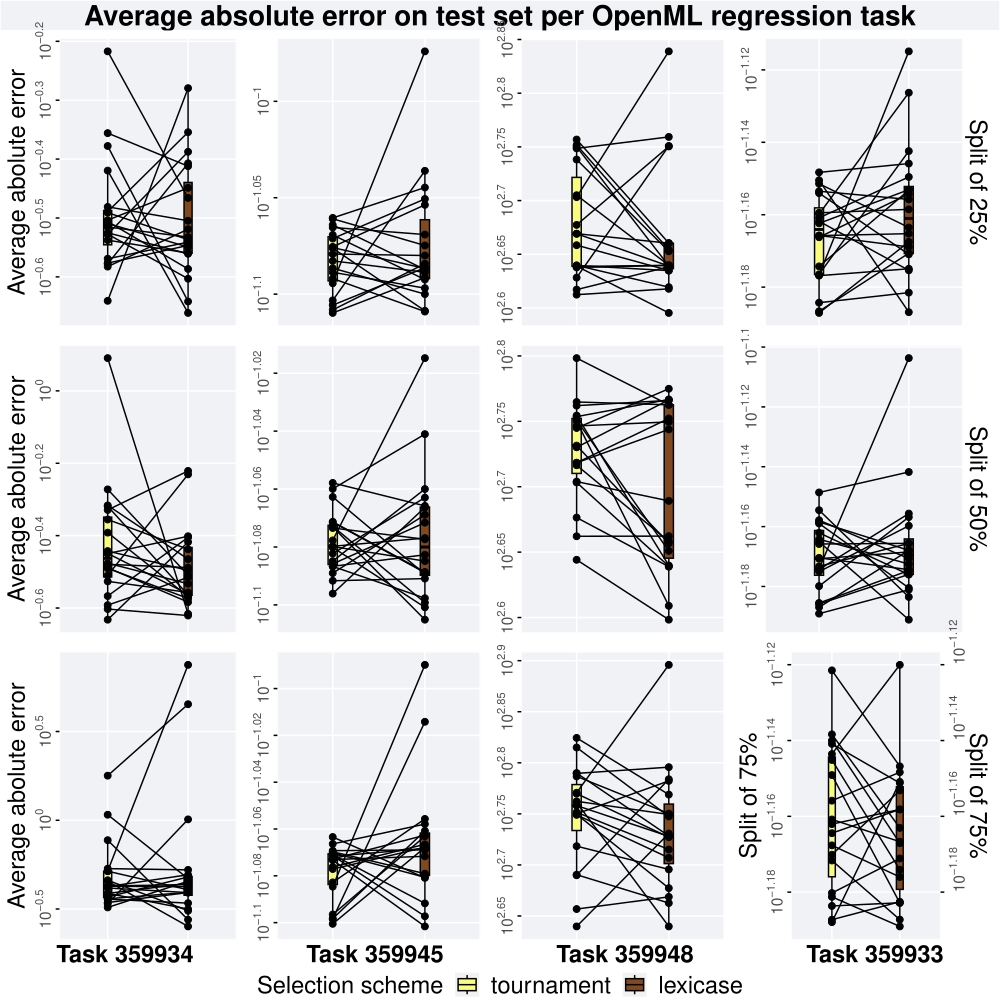

This figure's R source:
# responsibe for generating all figures for holdout approach

rm(list = ls())
setwd('~/Desktop/Repositories/lexidate-variation-analysis/Data-Tools/Vizualizer/Regression/')
cat("\014")

library(ggplot2)
library(cowplot)
library(dplyr)
library(PupillometryR)
library(ggpubr)
library(scales) # to access break formatting functions

NAMES = c('tournament', 'lexicase')
SHAPE <- c(21, 24, 22, 25)
cb_palette <- c('#D81B60', '#1E88E5', '#FFC107', '#004D40')
TSIZE <- 17
REPLICATES <- 30
data_dir <- './'
r_task_id_lists <- c(359934, 359945, 359948, 359933)

p_theme <- theme(
  plot.title = element_text(face = "bold", size = 17, hjust=0.5),
  panel.border = element_blank(),
  panel.grid.minor = element_blank(),
  legend.title=element_text(size=17),
  legend.text=element_text(size=17),
  axis.title = element_text(size=17),
  axis.text = element_text(size=11),
  axis.text.y = element_text(angle = 90, hjust = 0.5),
  legend.position="bottom",
  panel.background = element_rect(fill = "#f1f2f5",
                                  colour = "white",
                                  size = 0.5, linetype = "solid")
)

# classification scores
regression_scores <- read.csv(paste(data_dir, '../holdout_data.csv', sep = "", collapse = NULL), header = TRUE, stringsAsFactors = FALSE)
regression_scores$selection <- factor(regression_scores$selection, levels = NAMES)
regression_scores <- filter(regression_scores, task_type == 'regression')

regression_scores <- regression_scores[duplicated(regression_scores$seed) | duplicated(regression_scores$seed, fromLast = TRUE), ] %>%
  select(testing_performance, selection, seed, task_id, split)
regression_scores <- reshape(regression_scores, timevar = 'selection', idvar = c('seed', 'task_id', 'split'), direction = "wide")

names(regression_scores)[names(regression_scores) == "testing_performance.lexicase"] <- "lexicase"
names(regression_scores)[names(regression_scores) == "testing_performance.tournament"] <- "tournament"


# call other scripts to generate rows
source('./testing_25.R')
source('./testing_50.R')
source('./testing_75.R')

bottom = plot_grid(
  get_title(task_1),
  get_title(task_2),
  get_title(task_3),
  get_title(task_4),
  ncol=4
)

# legend
legend <- cowplot::get_legend(
  task_1 +
    guides(
      shape=guide_legend(nrow=1,title="Selection scheme"),
      color=guide_legend(nrow=1,title="Selection scheme"),
      fill=guide_legend(nrow=1,title="Selection scheme"),
    ) +
    theme(
      legend.position = "top",
      legend.box="verticle",
      legend.justification="center"
    )
)

# generate figure
testing_error = plot_grid(
  ggdraw() + draw_label("Average absolute error on test set per OpenML regression task", fontface='bold', size = 20) + p_theme,
  testing_25,
  testing_50,
  testing_75,
  bottom,
  legend,
  nrow=6,
  rel_heights =  c(.1, 1,1,1, 0.06, .1),
  label_size = TSIZE
)

save_plot(
  paste(filename ="testing_error.pdf"),
  testing_error,
  base_width=10,
  base_height=10
)
